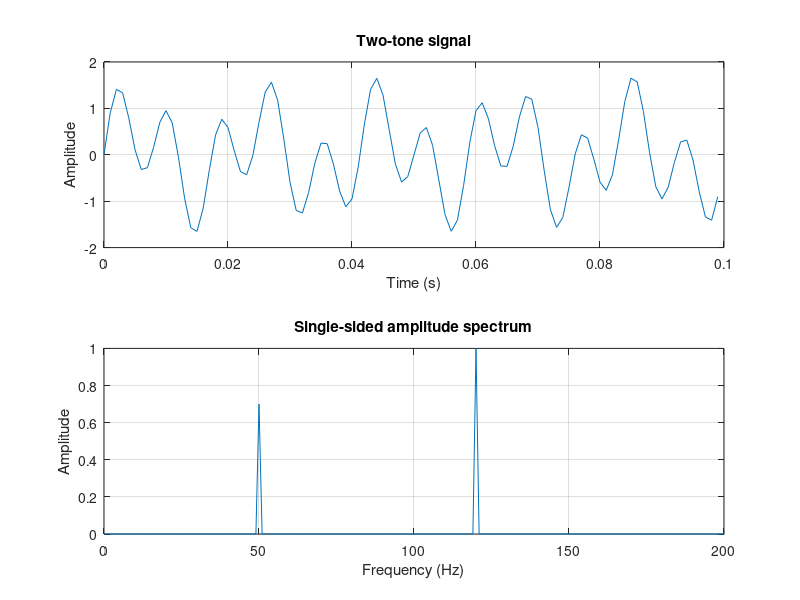

The MATLAB source for this figure:
% A deterministic two-tone signal and its single-sided amplitude spectrum.
% Uses the core FFT; no signal-processing package is required.
% SPDX-License-Identifier: GPL-3.0-or-later

%% Sample a 50 Hz and a 120 Hz signal at 1 kHz
fs = 1000;
n = 1000;
t = (0:n-1) / fs;
signal = 0.7 * sin(2 * pi * 50 * t) + sin(2 * pi * 120 * t);

%% Compute a correctly normalized spectrum
transform = fft(signal);
spectrum = abs(transform / n);
amplitude = spectrum(1:n/2+1);
amplitude(2:end-1) = 2 * amplitude(2:end-1);
frequency = fs * (0:n/2) / n;
assert(abs(amplitude(51) - 0.7) < 1e-12);
assert(abs(amplitude(121) - 1.0) < 1e-12);

%% Compare time and frequency domains
figure('Name', 'Signal and spectrum');
subplot(2, 1, 1);
plot(t(1:100), signal(1:100));
grid on;
xlabel('Time (s)');
ylabel('Amplitude');
title('Two-tone signal');
subplot(2, 1, 2);
plot(frequency, amplitude);
grid on;
xlim([0, 200]);
xlabel('Frequency (Hz)');
ylabel('Amplitude');
title('Single-sided amplitude spectrum');
fprintf('Verified peaks: 50 Hz = %.3f, 120 Hz = %.3f\n', amplitude(51), amplitude(121));
